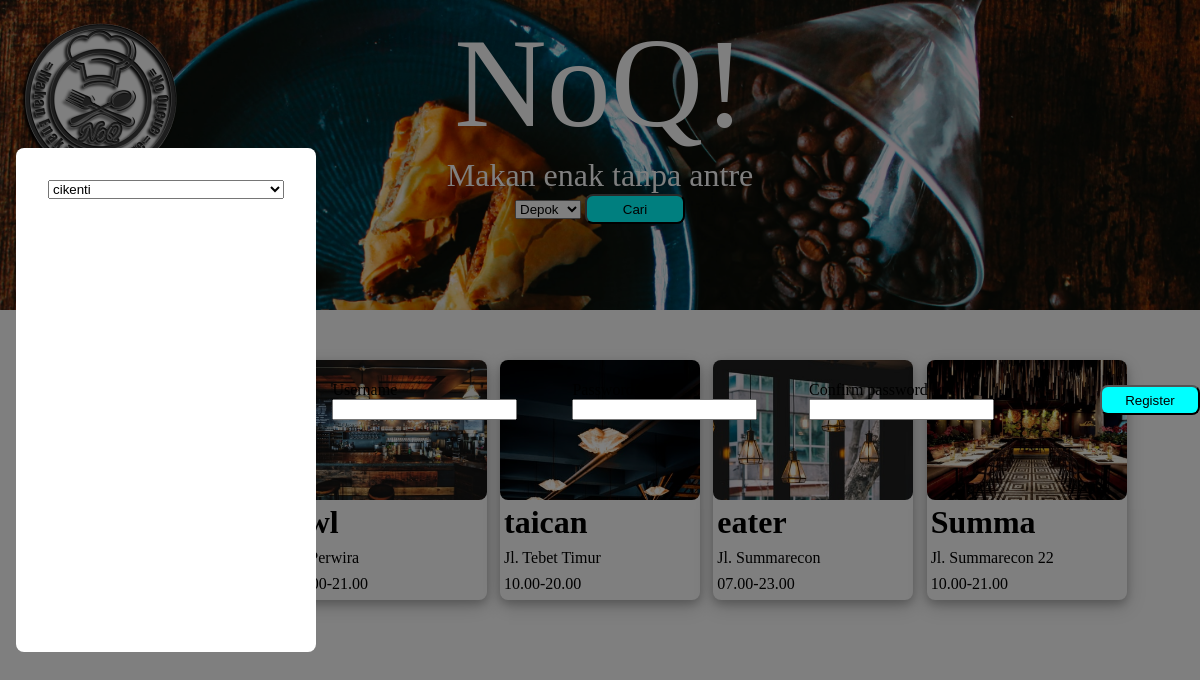
Page /admin/sign_admin.php on the committed database.
### tables this page shows
CREATE TABLE `restoran` (
  `resto_id` int(11) NOT NULL,
  `resto_name` varchar(24) NOT NULL,
  `resto_address` varchar(64) NOT NULL,
  `resto_number` varchar(20) NOT NULL,
  `resto_image` varchar(255) NOT NULL,
  `resto_open` varchar(24) NOT NULL,
  `resto_rating` int(11) NOT NULL,
  `qr_ovo` varchar(255) NOT NULL,
  `qr_gopay` varchar(255) NOT NULL,
  `loc_id` int(11) NOT NULL,
  `status_id` int(11) NOT NULL
);

### admin/admin_server.php (called while the page is built, shortened)
<?php
$admin_username = "";
?>

### admin/sign_admin.php (the view, shortened to what this page needs)
<?php include('admin_server.php') ?>
<!DOCTYPE html>
<html lang="en">
  <head>
    <link rel="stylesheet" href="style.css" />
  </head>
  <body>
    <header class="header" style="background-image: url(./admin/images/cover-resto.jpeg)">
      <img style="position: absolute" src="./admin/images/logo.png" alt="logo" />
      <div class="center">
        <span class="judul">NoQ!</span>
        <br />
        <span class="motto">Makan enak tanpa antre</span>
      </div>
      <div class="search-location">
      <?php
                $query = mysqli_query($db, "select * from restoran_loc");
                ?>
                <form method="post" action="">
                    <select name="location" id="location">
                    <?php
                        while($resto = mysqli_fetch_array($query))
                        {
                            ?>
                            <option value = "<?php echo $resto['loc_id'];?>">
                            <?php
                                echo $resto['loc_name']; ?>
                            </option>
                            <?php
                        }
                    ?>
                    </select>
                    <button type="submit" class="btn" name="filter">Cari</button>
                </form>
      </div>
    </header>
    <?php
                if(isset($_POST['filter']))
                {?>
                <div class="content">
                  <div class="recommendation-container">
                      <h3>Rekomendasi untuk kamu!</h3>
                  </div>
                    <div class="cards">
                    <?php
                    if(!empty($_POST['location']))
                    {
                        $selected = $_POST['location'];
                        $query = mysqli_query($db, "select * from restoran where loc_id='$selected'");
                            while($resto = mysqli_fetch_array($query))
                            {?>
                            <?php $res_img = "admin/images/".$resto['resto_image'];
                                  $res_id = $resto['resto_id'];
                            ?>
                            <a href="menu-resto.php?resto_id=<?php echo $resto['resto_id']?>" style=" text-decoration:none; color:black;">
                            <div class="card">
                                <span
                                class="card-image"
                                style="background-image: url('<?php echo $res_img;?>');"
                                ></span>
                                <div class="card-content">
                                  <h3 class="nama-resto"><?php echo $resto['resto_name'];?></h3>
                                  <span class="alamat"><?php echo $resto['resto_address'];?></span>
                                  <span class="alamat"><?php echo $resto['resto_open'];?></span>
                                </div>
                            </div></a>
                        <?php }?>
              <?php }?>
          <?php }
            else{?>
              <?php $query = mysqli_query($db, "select * from restoran");?>
                <div class="content">
                  <div class="cards">
                  <?php
                          while($resto = mysqli_fetch_array($query))
                          {?>
                          <?php $res_img = "admin/images/".$resto['resto_image'];?>
                          <a href="menu-resto.php?resto_id=<?= $resto['resto_id']?>" style="text-decoration:none; color:black;">
                          <div class="card">
                              <span
                              class="card-image"
                              style="background-image: url('<?php echo $res_img;?>');"
                              ></span>
                              <div class="card-content">
                                <h3 class="nama-resto"><?php echo $resto['resto_name'];?></h3>
                                <span class="alamat"><?php echo $resto['resto_address'];?></span>
                                <span class="alamat"><?php echo $resto['resto_open'];?></span>
                              </div>
                          </div></a>
                  <?php }?>
                  </div>
                </div>
              <?php }?>
	<div class="modal-bg">
    	<div class="modal-container" style="height: 55%">
			<form method="post" action="sign_admin.php" class="form">
                <?php
                $query = mysqli_query($db, "select * from restoran");
                ?>
                    <select name="nama_resto">
                    <?php
                        while($resto = mysqli_fetch_array($query))
                        {
                            ?>
                            <option value = "<?= $resto['resto_id'];?>">
                            <?php
                                echo $resto['resto_name']; ?>
                            </option>
                            <?php
                        }
                    ?>
                    </select>
                </div>
				<div class="input-group">
				<label>Username</label>
				<input type="text" name="username_resto" value="<?php echo $admin_username; ?>">
				</div>
				<div class="input-group">
				<label>Password</label>
				<input type="password" name="password_1">
				</div>
				<div class="input-group">
				<label>Confirm password</label>
				<input type="password" name="password_2">
				</div>
				<div class="input-group">
				<button type="submit" class="btn" name="reg_admin">Register</button>
				</div>
		</div>
	</body>
</html>

### admin/style.css (style rules this page uses)
body { margin: 0; height: 100%; }
p, h1, h2, h3, h4, h5, h6 { margin: 0px; }
.header { background-image: url("./images/cover-resto.jpeg"); background-size: cover; height: 300px; padding-top: 10px; }
.center { text-align: center; }
.center > span { color: white; }
.judul { font-size: 8rem; }
.motto { font-size: 2rem; }
.search-location { display: flex; flex-direction: row; justify-content: center; }
.content { padding-top: 20px; padding-left: 60px; padding-right: 60px; }
h3 { margin: 0px; font-size: 2rem; }
button { height: 30px; width: 100px; background-color: aqua; border-radius: 8px; }
.cards { display: flex; flex-direction: row; justify-content: space-evenly; margin-top: 30px; }
.card { display: flex; flex-direction: column; width: 200px; height: 240px; background-color: blue; border-radius: 8px; background-color: #ffff; box-shadow: 0 4px 8px 0 rgba(0, 0, 0, 0.2), 0 6px 20px 0 rgba(0, 0, 0, 0.19); }
.card-image { border-radius: 8px; background-size: cover; width: 200px; height: 140px; }
.card-content { height: 100px; display: flex; flex-direction: column; }
.nama-resto, .alamat, .rate { margin: 4px; }
.modal-bg { position: fixed; width: 100%; height: 100%; top: 0; left: 0; background-color: rgba(0, 0, 0, 0.5); display: flex; justify-content: center; align-items: center; }
.modal-container { width: 250px; max-width: 2500px; margin: 1rem; padding: 2rem; background: #ffffff; border-radius: 8px; }
.form { display: flex; flex-direction: column; }

### rows in the picture
restoran: resto_image (picture), resto_address "Jl. Perwira", resto_open "10.00-21.00"
restoran: resto_image (picture), resto_name "taican", resto_address "Jl. Tebet Timur", resto_open "10.00-20.00"
restoran: resto_image (picture), resto_name "eater", resto_address "Jl. Summarecon", resto_open "07.00-23.00"
restoran: resto_image (picture), resto_name "Summa", resto_address "Jl. Summarecon 22", resto_open "10.00-21.00"

### other values in the picture
form field location "Depok"
form field nama_resto "cikenti"
